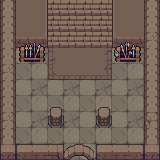

The image is a tile-based game level rendered from a .tmx file. Its description and complete source (layers, tilesets, objects, tile grids) follow:
An orthogonal 10x10 tile map with 16x16 px tiles, 4 tile layers (Suelo, Paredes, Escalera, Adornos) and 10 objects.

<map version="1.0" tiledversion="1.1.5" orientation="orthogonal" renderorder="right-down" width="10" height="10" tilewidth="16" tileheight="16" infinite="0" nextobjectid="12">
 <tileset firstgid="1" source="../tiles_dungeon_v1.1.tsx" />
 <layer name="Suelo" width="10" height="10">
  <data encoding="csv">
112,113,112,113,112,113,112,113,112,113,
142,143,142,143,142,143,142,143,142,143,
112,113,112,113,112,113,112,113,112,113,
142,143,142,143,142,143,142,143,142,143,
112,113,112,113,112,113,112,113,112,113,
142,143,142,143,142,143,142,143,142,143,
112,113,112,113,112,113,112,113,112,113,
142,143,142,143,142,143,142,143,142,143,
112,113,112,113,112,113,112,113,112,113,
142,143,142,143,142,143,142,143,142,143
</data>
 </layer>
 <layer name="Paredes" width="10" height="10">
  <data encoding="csv">
336,0,0,0,0,0,0,0,0,336,
336,0,0,0,0,0,0,0,0,336,
336,0,0,0,0,0,0,0,0,340,
336,0,0,0,0,0,0,0,0,336,
340,0,0,0,0,0,0,0,0,336,
336,0,0,0,0,0,0,0,0,336,
336,0,0,0,0,0,0,0,0,336,
340,0,0,0,0,0,0,0,0,370,
336,0,0,0,0,0,0,0,0,336,
366,277,278,406,349,350,277,278,279,366
</data>
 </layer>
 <layer name="Escalera" width="10" height="10">
  <data encoding="csv">
0,162,203,344,344,344,344,202,162,0,
0,162,203,344,344,344,344,202,162,0,
0,374,343,344,344,344,344,373,374,0,
0,0,0,0,0,0,0,0,0,0,
0,0,0,0,0,0,0,0,0,0,
0,0,0,0,0,0,0,0,0,0,
0,0,0,0,0,0,0,0,0,0,
0,0,0,0,0,0,0,0,0,0,
0,0,0,0,0,0,0,0,0,0,
0,0,0,0,0,0,0,0,0,0
</data>
 </layer>
 <layer name="Adornos" width="10" height="10">
  <data encoding="csv">
0,0,0,0,0,0,0,0,0,0,
0,0,0,0,0,0,0,0,0,0,
0,538,539,0,0,0,0,536,537,0,
0,568,569,161,162,162,163,566,567,0,
0,0,0,191,192,192,193,0,0,0,
0,0,0,0,0,0,0,0,0,0,
0,0,0,620,0,0,620,0,0,0,
0,0,0,650,0,0,650,0,0,0,
0,0,0,0,0,0,0,0,0,0,
0,0,0,0,0,0,0,0,0,0
</data>
 </layer>
 <objectgroup name="Colisiones">
  <object id="1" x="144.25" y="0.25" width="15.5" height="159.614" />
  <object id="2" x="96.0227" y="144.136" width="47.9545" height="15.75" />
  <object id="3" x="16.125" y="144.125" width="47.8182" height="15.6875" />
  <object id="4" x="0" y="0" width="15.7045" height="159.886" />
  <object id="5" x="112.364" y="0.545454" width="31.4545" height="46.9091" />
  <object id="6" x="16" y="0" width="31.4545" height="47.8182" />
  <object id="8" x="98.3636" y="107.273" width="12" height="20.1818" />
  <object id="9" x="50.3636" y="107.091" width="11.4545" height="20.1818" />
  <object id="10" x="20.5455" y="48.3636" width="23.2727" height="12.9091" />
  <object id="11" x="116" y="48.1818" width="23.6364" height="13.4545" />
 </objectgroup>
</map>
